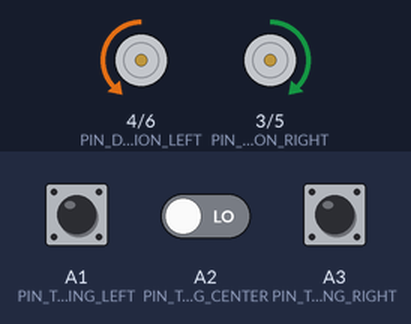
Bench run of a sketch on a simulated Arduino Uno, built with avr-gcc and run on an emulated ATmega328P. Shown: direction and speed pins drawn as motors (green arrow = direction pin HIGH = forward, orange = LOW = backward, longer = more drive). The inputs (shaded band) are chosen by the test bench; at power-on: A1 (PIN_TRACKING_LEFT) LOW, A3 (PIN_TRACKING_RIGHT) LOW, A2 (PIN_TRACKING_CENTER) LOW.

Above: at 1.2 s.
1.3 s: A1 (PIN_TRACKING_LEFT) pulled HIGH for 0.15 s
At 1.37 s:
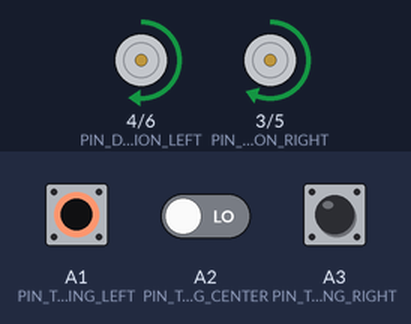
2.9 s: A3 (PIN_TRACKING_RIGHT) pulled HIGH for 0.15 s
At 2.97 s:
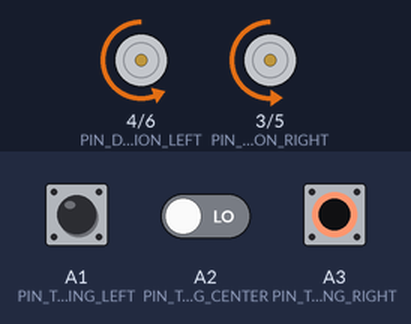
4.5 s: A3 (PIN_TRACKING_RIGHT) pulled HIGH for 3.2 s
At 8.2 s:
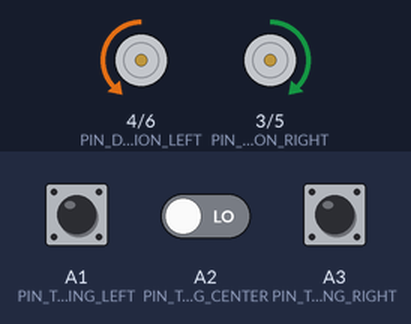
9.2 s: A1 (PIN_TRACKING_LEFT) pulled HIGH for 3.2 s
At 10.5 s:
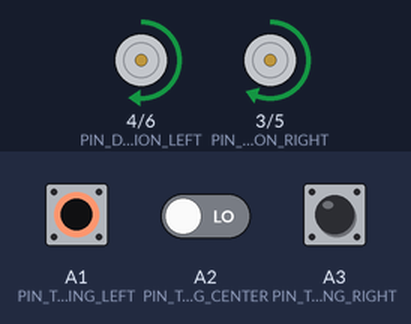
13.9 s: A1 (PIN_TRACKING_LEFT) driven HIGH and A2 (PIN_TRACKING_CENTER) driven HIGH
At 15.1 s:
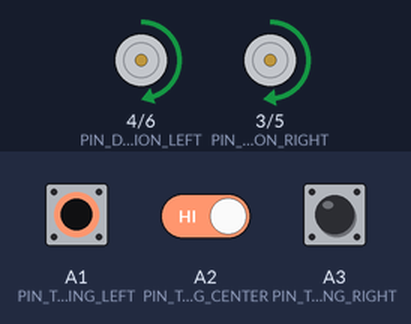
15.4 s: A3 (PIN_TRACKING_RIGHT) pulled HIGH for 1 s
At 16.2 s:
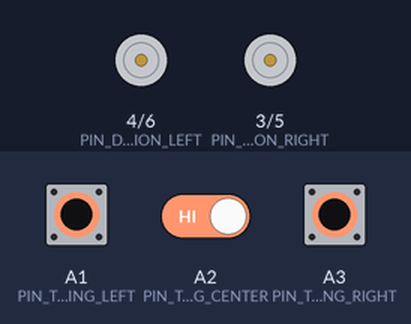
Timing chart, 0 to 18.4 s (numbered marks = the images above; inputs shaded):
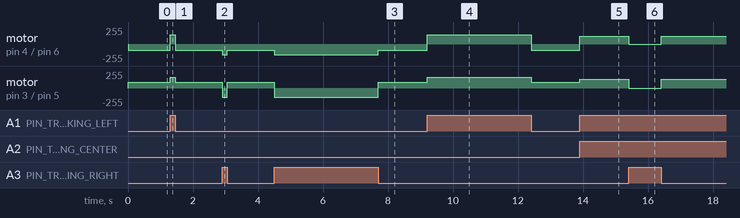

Measured:
- after the input at 1.3 s, motor on pin 4 (PIN_DIRECTION_LEFT) / pin 6 (PIN_MOTOR_PWM_LEFT): backward 90/255 → forward 140/255 at once, → backward 90/255 0.15 s later; motor on pin 3 (PIN_DIRECTION_RIGHT) / pin 5 (PIN_MOTOR_PWM_RIGHT): forward 90/255 → forward 160/255 at once, → forward 90/255 0.15 s later
- after the input at 2.9 s, motor on pin 4 (PIN_DIRECTION_LEFT) / pin 6 (PIN_MOTOR_PWM_LEFT): backward 90/255 → backward 160/255 at once, → backward 90/255 0.15 s later; motor on pin 3 (PIN_DIRECTION_RIGHT) / pin 5 (PIN_MOTOR_PWM_RIGHT): forward 90/255 → backward 140/255 at once, → forward 90/255 0.15 s later
- after the input at 4.5 s, motor on pin 4 (PIN_DIRECTION_LEFT) / pin 6 (PIN_MOTOR_PWM_LEFT): backward 90/255 → backward 160/255 at once, → backward 90/255 3.2 s later; motor on pin 3 (PIN_DIRECTION_RIGHT) / pin 5 (PIN_MOTOR_PWM_RIGHT): forward 90/255 → backward 140/255 at once, → forward 90/255 3.2 s later
- after the input at 9.2 s, motor on pin 4 (PIN_DIRECTION_LEFT) / pin 6 (PIN_MOTOR_PWM_LEFT): backward 90/255 → forward 140/255 at once, → backward 90/255 3.2 s later; motor on pin 3 (PIN_DIRECTION_RIGHT) / pin 5 (PIN_MOTOR_PWM_RIGHT): forward 90/255 → forward 160/255 at once, → forward 90/255 3.2 s later
- after the input at 13.9 s, motor on pin 4 (PIN_DIRECTION_LEFT) / pin 6 (PIN_MOTOR_PWM_LEFT): backward 90/255 → forward 120/255 at once; motor on pin 3 (PIN_DIRECTION_RIGHT) / pin 5 (PIN_MOTOR_PWM_RIGHT): forward 90/255 → forward 130/255 at once
- after the input at 15.4 s, motor on pin 4 (PIN_DIRECTION_LEFT) / pin 6 (PIN_MOTOR_PWM_LEFT): forward 120/255 → stopped at once, → forward 120/255 1.0 s later; motor on pin 3 (PIN_DIRECTION_RIGHT) / pin 5 (PIN_MOTOR_PWM_RIGHT): forward 130/255 → stopped at once, → forward 130/255 1.0 s later

The sketch:

freenove_siguelineas_original.ino
```cpp
#define PIN_SERVO      2
#define MOTOR_DIRECTION     0 //If the direction is reversed, change 0 to 1
#define PIN_DIRECTION_LEFT  4
#define PIN_DIRECTION_RIGHT 3
#define PIN_MOTOR_PWM_LEFT  6
#define PIN_MOTOR_PWM_RIGHT 5
#define PIN_SONIC_TRIG    7
#define PIN_SONIC_ECHO    8
#define PIN_IRREMOTE_RECV 9
#define PIN_SPI_CE      9
#define PIN_SPI_CSN     10
#define PIN_SPI_MOSI    11
#define PIN_SPI_MISO    12
#define PIN_SPI_SCK     13
#define PIN_BATTERY     A0
#define PIN_BUZZER      A0
#define PIN_TRACKING_LEFT A1
#define PIN_TRACKING_CENTER A2
#define PIN_TRACKING_RIGHT  A3
#define MOTOR_PWM_DEAD    10

#define TK_STOP_SPEED          0
#define TK_FORWARD_SPEED        (90 + tk_VoltageCompensationToSpeed    )

//define different speed levels
int tk_VoltageCompensationToSpeed;  //define Voltage Speed Compensation
#define TK_TURN_SPEED_LV4       (160 + tk_VoltageCompensationToSpeed   )
#define TK_TURN_SPEED_LV3       (130 + tk_VoltageCompensationToSpeed   )
#define TK_TURN_SPEED_LV2       (-120 + tk_VoltageCompensationToSpeed  )
#define TK_TURN_SPEED_LV1       (-140 + tk_VoltageCompensationToSpeed  )

float batteryVoltage = 0;
bool isBuzzered = false;


//Modificación para el ASTI Challenge

void setup() {
  pinsSetup(); //set up pins
  getTrackingSensorVal();//Calculate Voltage speed Compensation
}

void loop() {
  u8 trackingSensorVal = 0;
  trackingSensorVal = getTrackingSensorVal(); //get sensor value

  switch (trackingSensorVal)
  {
    case 0:   //000
      motorRun(TK_FORWARD_SPEED, TK_FORWARD_SPEED); //car move forward
      break;
    case 7:   //111
      motorRun(TK_STOP_SPEED, TK_STOP_SPEED); //car stop
      break;
    case 1:   //001
      motorRun(TK_TURN_SPEED_LV4, TK_TURN_SPEED_LV1); //car turn
      break;
    case 3:   //011
      motorRun(TK_TURN_SPEED_LV3, TK_TURN_SPEED_LV2); //car turn right
      break;
    case 2:   //010
    case 5:   //101
      motorRun(TK_FORWARD_SPEED, TK_FORWARD_SPEED);  //car move forward
      break;
    case 6:   //110
      motorRun(TK_TURN_SPEED_LV2, TK_TURN_SPEED_LV3); //car turn left
      break;
    case 4:   //100
      motorRun(TK_TURN_SPEED_LV1, TK_TURN_SPEED_LV4); //car turn right
      break;
    default:
      break;
  }
}

void tk_CalculateVoltageCompensation() {
  getBatteryVoltage();
  float voltageOffset = 7 - batteryVoltage;
  tk_VoltageCompensationToSpeed = 30 * voltageOffset;
}

//when black line on one side is detected, the value of the side will be 0, or the value is 1
u8 getTrackingSensorVal() {
  u8 trackingSensorVal = 0;
  trackingSensorVal = (digitalRead(PIN_TRACKING_LEFT) == 1 ? 1 : 0) << 2 | (digitalRead(PIN_TRACKING_CENTER) == 1 ? 1 : 0) << 1 | (digitalRead(PIN_TRACKING_RIGHT) == 1 ? 1 : 0) << 0;
  return trackingSensorVal;
}

void pinsSetup() {
  //define motor pin
  pinMode(PIN_DIRECTION_LEFT, OUTPUT);
  pinMode(PIN_MOTOR_PWM_LEFT, OUTPUT);
  pinMode(PIN_DIRECTION_RIGHT, OUTPUT);
  pinMode(PIN_MOTOR_PWM_RIGHT, OUTPUT);
  //define ultrasonic moduel pin
  pinMode(PIN_SONIC_TRIG, OUTPUT);
  pinMode(PIN_SONIC_ECHO, INPUT);
  //define tracking sensor pin
  pinMode(PIN_TRACKING_LEFT, INPUT);
  pinMode(PIN_TRACKING_RIGHT, INPUT);
  pinMode(PIN_TRACKING_CENTER, INPUT);
  setBuzzer(false);
}

void motorRun(int speedl, int speedr) {
  int dirL = 0, dirR = 0;
  if (speedl > 0) {
    dirL = 0 ^ MOTOR_DIRECTION;
  } else {
    dirL = 1 ^ MOTOR_DIRECTION;
    speedl = -speedl;
  }

  if (speedr > 0) {
    dirR = 1 ^ MOTOR_DIRECTION;
  } else {
    dirR = 0 ^ MOTOR_DIRECTION;
    speedr = -speedr;
  }
  speedl = constrain(speedl, 0, 255); // speedl absolute value should be within 0~255
  speedr = constrain(speedr, 0, 255); // speedr absolute value should be within 0~255
  digitalWrite(PIN_DIRECTION_LEFT, dirL);
  digitalWrite(PIN_DIRECTION_RIGHT, dirR);
  analogWrite(PIN_MOTOR_PWM_LEFT, speedl);
  analogWrite(PIN_MOTOR_PWM_RIGHT, speedr);
}

bool getBatteryVoltage() {
  if (!isBuzzered) {
    pinMode(PIN_BATTERY, INPUT);
    int batteryADC = analogRead(PIN_BATTERY);
    if (batteryADC < 614)    // 3V/12V ,Voltage read: <2.1V/8.4V
    {
      batteryVoltage = batteryADC / 1023.0 * 5.0 * 4;
      return true;
    }
  }
  return false;
}

void setBuzzer(bool flag) {
  isBuzzered = flag;
  pinMode(PIN_BUZZER, flag);
  digitalWrite(PIN_BUZZER, flag);
}

void alarm(u8 beat, u8 repeat) {
  beat = constrain(beat, 1, 9);
  repeat = constrain(repeat, 1, 255);
  for (int j = 0; j < repeat; j++) {
    for (int i = 0; i < beat; i++) {
      setBuzzer(true);
      delay(100);
      setBuzzer(false);
      delay(100);
    }
    delay(500);
  }
}

void resetCarAction() {
  motorRun(0, 0);
  setBuzzer(false);
}
```
